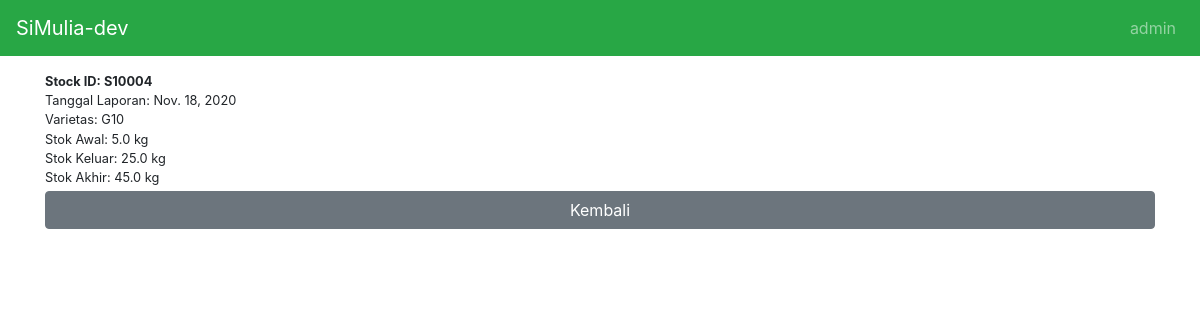
The app's page /warehousestock_detail/4 (signed in) with its own data.
### simuliaapp/models.py (models this page shows, shortened)
class Warehousestock(models.Model):
    stockid = models.CharField(db_column='stockid', max_length=50, blank=False, verbose_name='Stock ID')
    variety = models.ForeignKey(Variety, on_delete=models.CASCADE, verbose_name='Varietas')
    start_weight = models.FloatField(db_column='start_weight', blank=False,  verbose_name='Stok Awal (kg)')
    out_weight = models.FloatField(db_column='out_weight', blank=False,  verbose_name='Keluar (kg)')
    end_weight = models.FloatField(db_column='end_weight', blank=False,  verbose_name='Stok Akhir (kg)')
    created_date = models.DateField( blank=True, default=datetime.now, verbose_name='Tanggal Laporan')
    class Meta:
        db_table = 'warehousestock'
        verbose_name = 'Stok Gudang PS'
        verbose_name_plural = 'Stok Gudang PS'

class Variety(models.Model):
    name = models.CharField(db_column='name', max_length=50, blank=False, verbose_name='Nama Varietas')
    description = models.TextField(db_column='description', max_length=200, blank=False, verbose_name='Deskripsi')
    class Meta:
        db_table = 'variety'
        verbose_name = 'Varietas'
        verbose_name_plural = 'Varietas'
    def __str__(self):
        return self.name

### simuliaapp/views.py (the view)
# urls.py: path('warehousestock_detail/<int:id>', views.warehousestockDetail, name='warehousestock_detail'),
@login_required
def warehousestockDetail(request, id):
    warehousestock = Warehousestock.objects.get(id=id)
    return render(request, 'pages/warehousestock_detail.html', {'warehousestock':warehousestock})

### simuliaapp/templates/pages/warehousestock_detail.html (shortened to what this page needs)
{% extends 'layout/app.html' %}
{% load static %}
{% block body %}
<div id="content-wrapper">
    <div class="container">
        <p class="small media-body mb-0 lh-125 border-gray">
            <strong>Stock ID: {{warehousestock.stockid}}</strong>
            </br> Tanggal Laporan: {{warehousestock.created_date}}
            </br> Varietas: {{warehousestock.variety}}
            </br> Stok Awal: {{warehousestock.start_weight}} kg
            </br> Stok Keluar: {{warehousestock.out_weight}} kg
            </br> Stok Akhir: {{warehousestock.end_weight}} kg
        </p>
        <div>
            <a type="button" class="btn btn-secondary btn-block mt-1" href="{%url 'warehousestock_list' %}">Kembali</a>
        </div>
    </div>
</div>
{% endblock %}

### simuliaapp/templates/elements/header.html (shortened to what this page needs)
<nav class="navbar navbar-expand navbar-dark bg-success static-top">
    <a class="navbar-brand mr-1" href="{% url 'home'%}">SiMulia-dev</a>
    <ul class="navbar-nav ml-auto mr-0">
        <li class="nav-item dropdown no-arrow">
            <a class="nav-link dropdown-toggle" href="#" id="userDropdown" role="button" data-toggle="dropdown"
                aria-haspopup="true" aria-expanded="false">
                <i class="fas fa-user-circle fa-fw"></i>
                {% firstof request.user.get_short_name request.user.get_username %}
            </a>
        </li>
    </ul>
</nav>

### records on screen
Warehousestock: stockid "S10004", created_date "Nov. 18, 2020", variety "G10", start_weight "5.0", out_weight "25.0", end_weight "45.0"
